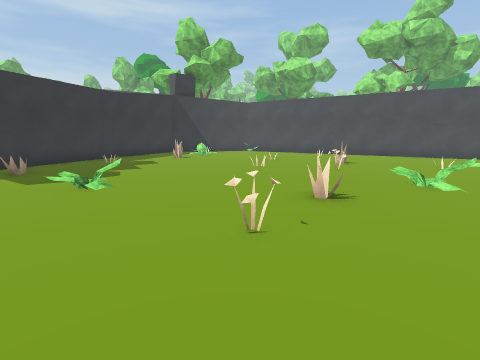
[1] (above)

16 first-person views from a walk through a scene from a Unity 3-D project. The camera is 1.2 m above the floor, tilts 10° down and sees 85° across. The floor is counted in squares, 1 m on a side. Each view is taken from the middle of a square. On the plan, view 1 faces up. The plan holds only what a view shows up to about 12 squares ahead; the rest is blank. The place goes on beyond the plan. Some animated figures are not drawn. Some surface patterns are stand-ins.

[2]
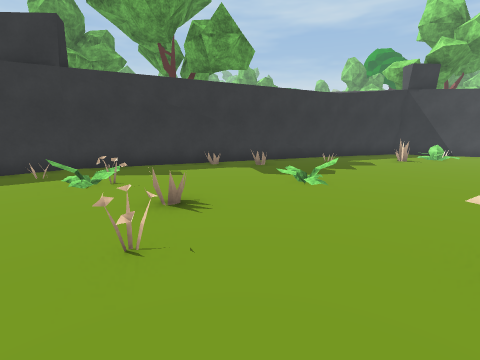

[3]
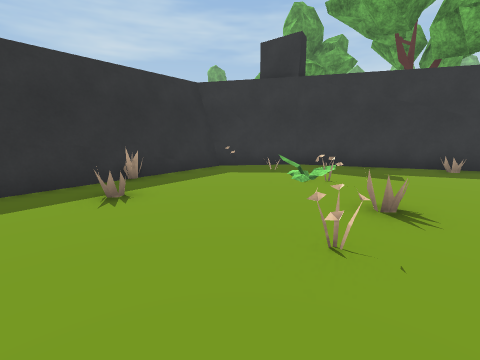

[4]
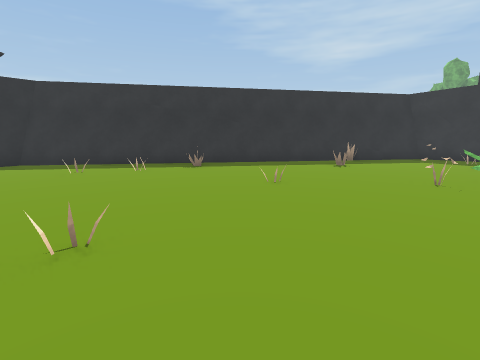

[5]
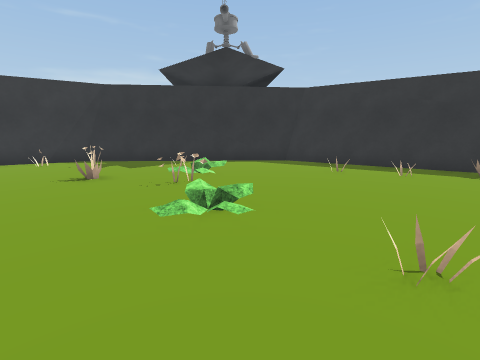

[6]
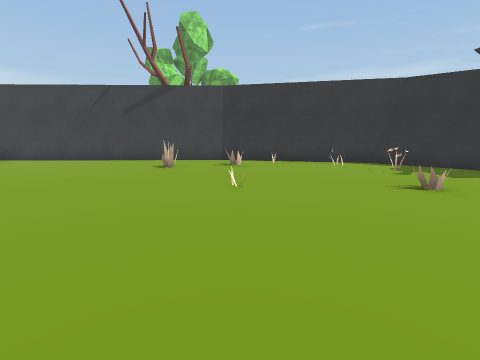

[7]
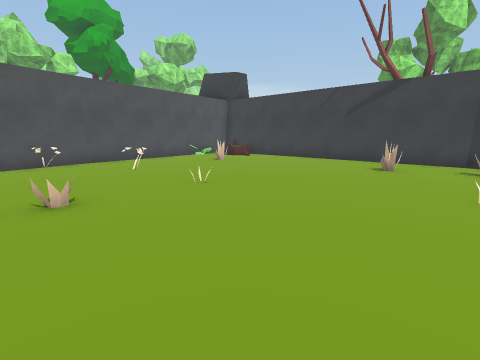

[8]
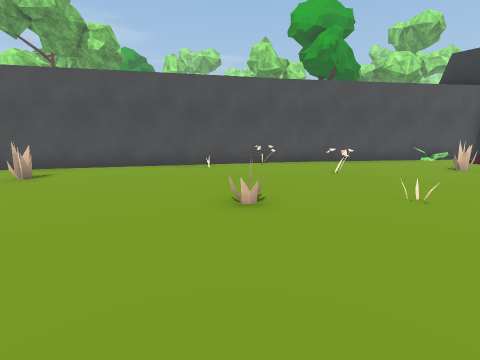

[9]
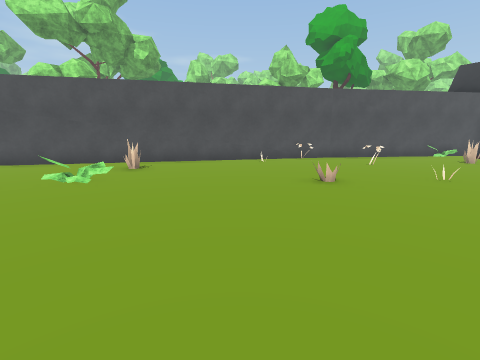

[10]
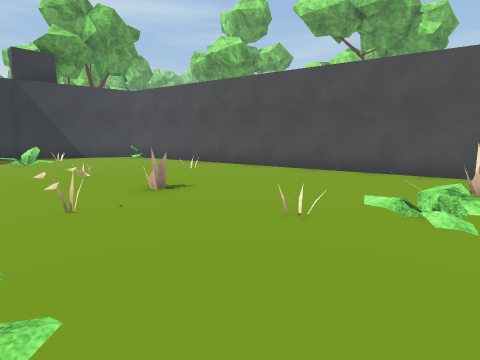

[11]
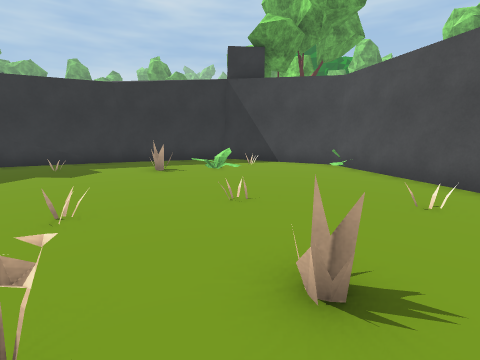

[12]
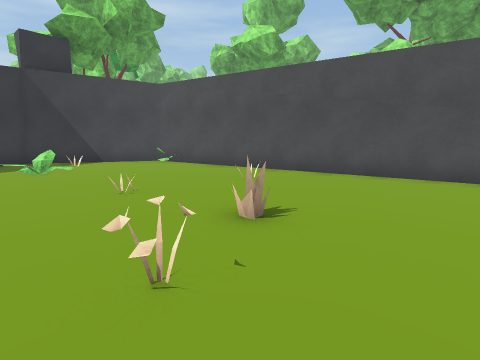

[13]
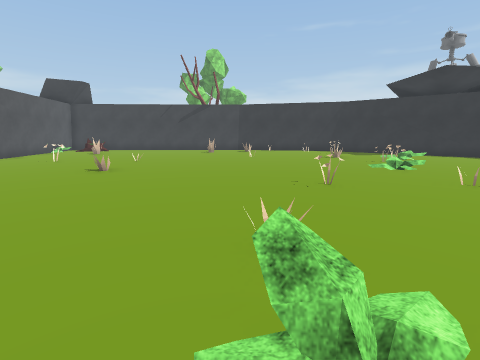

[14]
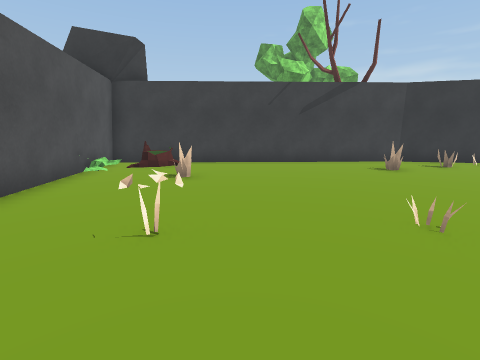

[15]
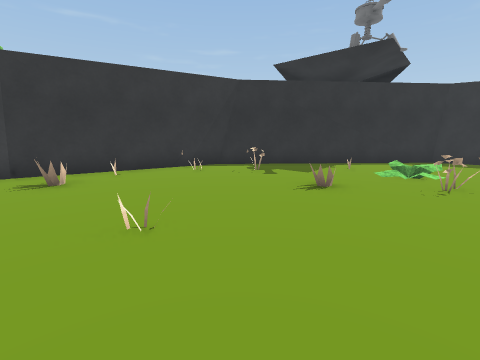

[16]
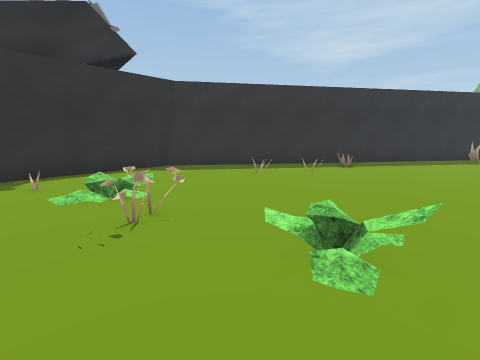

### Floor plan
Points are (right, up) in squares from view 1. A wall is a line through its corners. A room is listed if a view was taken in it or the views show most of it. See-through windows are left out.
Room 1 (views 1, 2, 3, 4, 5, 6, 7, 8, 9, 10, 11, 12, 13, 14, 15, 16)
walls: (3.6, -11.1) (12.9, -10.6); (9, -11) (12.6, -10.7) (18.2, -7); (19.8, 7.3) (0.4, 18.9) (-4.5, 17.4) (-6.4, 13.3); (18.1, -7.1) (26.6, 1.9) (19.6, 7.2); (-6.4, 13.4) (-10.4, 2.2) (-10.5, 0.2); (-10.4, 1.6) (-10, -1.1); (-10.5, 0.5) (-10.2, -1.1) (3.6, -11.4) (8, -11.1)
low walls: (11.1, 10.1) (10.8, 10) (10.7, 10.3); (-9.1, -1.5) (3.9, -11.1); (-10, -1.1) (3.6, -11.1)
objects: other object (-7, 2); other object (-3, 6); other object (-2, 15); other object (1, 18); other object (5, 6); other object (7, -3); other object (8, -7); other object (9, 9); other object (24, 3); other object (25, 0)

Where each view was taken, in squares from view 1:
view 1: 0 up, 0 right, facing up
view 2: 0 up, 0 right, facing up-left
view 3: 0 up, 0 right, facing left
view 4: 2 up, 5 right, facing down-left
view 5: 1 up, 6 right, facing down
view 6: 1 up, 9 right, facing down-right
view 7: 1 up, 9 right, facing right
view 8: 1 up, 10 right, facing up-right
view 9: 1 up, 7 right, facing up-right
view 10: 5 up, 6 right, facing up
view 11: 9 up, 5 right, facing up-left
view 12: 7 up, 4 right, facing up
view 13: 7 up, 4 right, facing down-right
view 14: 6 up, 15 right, facing down-right
view 15: 0 up, 12 right, facing down
view 16: 2 down, 9 right, facing down-left
